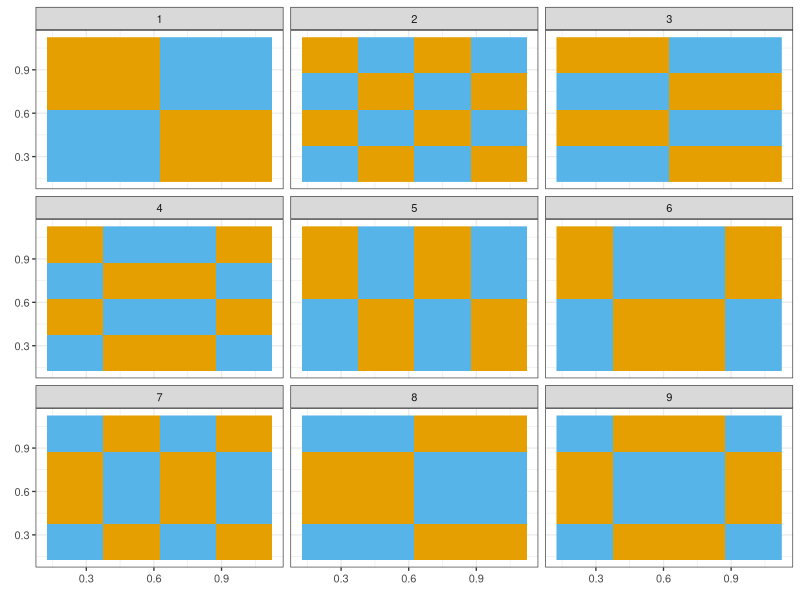

The R script that drew this image:
# packages
library(tidyverse)
library(ggpubr)
library(ggthemes)

# ggplot2 settings
theme_set(theme_bw(base_size = 10))
colpal <- colorblind_pal()(8)[-5][c(2, 3, 4, 6, 1, 5)]

dmax <- 2
zero_one <- vector("list", (2^dmax - 1)^2)
lwr <- 1
H <- matrix(1, nrow = 1, ncol = 1)
h <- matrix(nrow = 2, ncol = 2, c(1, 1, 1, -1))
for (j in seq_len(dmax)) {
  d <- 2^j
  H <- (H %x% h) %x% h
  drop_cols <- unique(c(
    c(seq_len(d), seq(d + 1, d^2, d)),
    seq(1, d - 1, 2) + rep((2 * d) * (0:(d/2 - 1)), each = d/2)
  ))
  basis_mat <- H[, -drop_cols, drop = FALSE]
  zero_one_j <- lapply(
    asplit(basis_mat, 2),
    function(x) matrix(nrow = d, ncol = d, replace(x, x == -1, 0))
  )
  zero_one[lwr:(lwr + length(zero_one_j) - 1)] <- zero_one_j
  lwr <- lwr + length(zero_one_j)
}
zero_one[[1]] <- 
  cbind(c(1, 1, 0, 0), c(1, 1, 0, 0), c(0, 0, 1, 1), c(0, 0, 1, 1))

grd <- expand.grid(x = seq(1/d, 1, 1/d), y = seq(1/d, 1, 1/d))
zero_one <- do.call(rbind, imap(zero_one, ~cbind(grd, col = c(.x), ind = .y)))

illustration_seq_bet <- ggplot() +
  geom_raster(
    data = zero_one,
    mapping = aes(x = x, y = y, fill = factor(col))
  ) +
  facet_wrap(.~ind, nrow = d - 1, ncol = d - 1) +
  scale_fill_manual(values = colpal[1:2]) +
  labs(
    x = element_blank(),
    y = element_blank()
  ) +
  theme(legend.position = "none")

# export figure
pdf(file = "illustration_seq_bet.pdf", width = 8, height = 8)
print(illustration_seq_bet)
dev.off()
